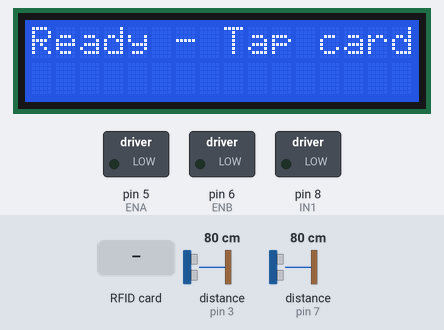
Recording of a sketch running on a simulated Arduino Uno, built with avr-gcc and run on an emulated ATmega328P. On the bench: 16×2 character LCD, switched loads named in the sketch (green lamp = pin HIGH). Wiring (inferred from the names in the program): 2 × ultrasonic range finder: trigger pin 2, echo pin 3 / trigger pin 4, echo pin 7. The inputs (shaded band) are chosen by the test bench; at power-on: distance to the obstacle (sensors on pin 3, pin 7) 80 cm. The echo pulse lasts 58.3 µs per cm; EEPROM starts erased; pins used as bus, display or sensor lines are not drawn; what the sketch prints to the serial monitor is not drawn.

Above: at 2.1 s.
2.2 s: RFID card 5E 7A 19 C4 held to the reader
At 3.2 s:
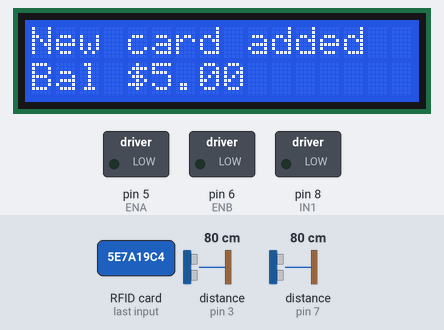
At 4.3 s:
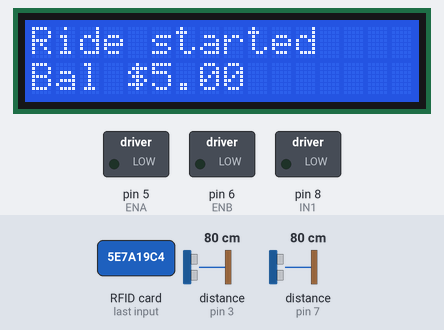
5.2 s: RFID card 5E 7A 19 C4 held to the reader
At 8.5 s:
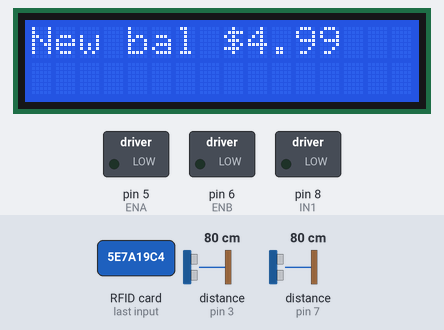
Timing chart, 0 to 10.0 s (numbered marks = the images above; inputs shaded):
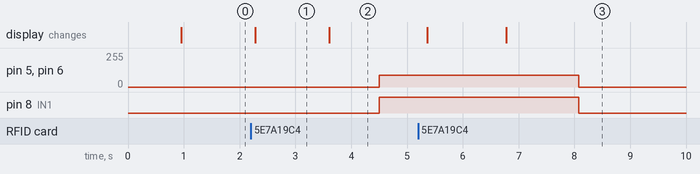

The sketch:

_SMART_TROLLY_SYSTEM_SFX.ino
```cpp
  /* Man-following kart + RFID billing system
   Hardware:
    - 2x HC-SR04 (left, right)
    - 2x DC motors with motor driver (L298N/TB6612)
    - MFRC522 RFID
    - I2C 16x2 LCD
    - Arduino Uno

   Behavior:
    - Follow person using left/right ultrasonic sensors (differential steering)
    - Tap RFID to start ride, tap again to stop and charge by time
    - Balances persisted in EEPROM
*/

#include <SPI.h>
#include <MFRC522.h>
#include <Wire.h>
#include <LiquidCrystal_I2C.h>
#include <EEPROM.h>

// ---------------- PIN CONFIG ----------------
/* Motors (example pins) */
const int ENA = 5;   // PWM left motor
const int IN1 = 8;
const int IN2 = 9;

const int ENB = 6;   // PWM right motor
const int IN3 = 10;
const int IN4 = 11;

/* Ultrasonic sensors */
const int TRIG_L = 2;
const int ECHO_L = 3;
const int TRIG_R = 4;
const int ECHO_R = 7;

/* RFID (MFRC522) */
const int RST_PIN = 9;    // change if conflicts; must not conflict with motor pins
const int SS_PIN  = 10;   // SPI SS (using D10)

// I2C LCD address (commonly 0x27 or 0x3F)
LiquidCrystal_I2C lcd(0x27, 16, 2);

// RFID object
MFRC522 mfrc522(SS_PIN, RST_PIN);

// ---------------- PARAMETERS ----------------
const long FOLLOW_DISTANCE_CM = 60; // desired distance to person (cm)
const long DIST_TOLERANCE = 12;     // hysteresis
const int MAX_SPEED = 200;          // 0..255 PWM
const int MIN_SPEED = 90;           // base speed to overcome friction
const float TURN_K = 1.7;           // proportional constant for steering

// Billing
const float RATE_PER_MIN = 0.50;    // e.g., $0.50 per minute
const float DEFAULT_BALANCE = 5.00; // default top-up when registering new card

// EEPROM mapping
// Simple schema: up to N users, each record fixed size
const int MAX_USERS = 20;
const int RECORD_SIZE = 12; // e.g. 4 bytes UID hash + 8 bytes float balance (we'll store as int cents)
const int EEPROM_BASE = 0;

// Runtime variables
unsigned long rideStartTime = 0;
bool rideActive = false;
byte activeUID[10];
int activeUIDlen = 0;

struct UserRecord {
  unsigned long uidHash;
  long balanceCents; // store cents to avoid float in EEPROM
};

// ---------------- HELPER FUNCTIONS ----------------

// Motor helpers
void setupMotors() {
  pinMode(ENA, OUTPUT);
  pinMode(IN1, OUTPUT);
  pinMode(IN2, OUTPUT);
  pinMode(ENB, OUTPUT);
  pinMode(IN3, OUTPUT);
  pinMode(IN4, OUTPUT);
  stopMotors();
}

void setLeftMotor(int speed) { // speed -255..255
  if (speed > 0) {
    digitalWrite(IN1, HIGH);
    digitalWrite(IN2, LOW);
    analogWrite(ENA, constrain(speed,0,255));
  } else if (speed < 0) {
    digitalWrite(IN1, LOW);
    digitalWrite(IN2, HIGH);
    analogWrite(ENA, constrain(-speed,0,255));
  } else {
    digitalWrite(IN1, LOW);
    digitalWrite(IN2, LOW);
    analogWrite(ENA, 0);
  }
}

void setRightMotor(int speed) {
  if (speed > 0) {
    digitalWrite(IN3, HIGH);
    digitalWrite(IN4, LOW);
    analogWrite(ENB, constrain(speed,0,255));
  } else if (speed < 0) {
    digitalWrite(IN3, LOW);
    digitalWrite(IN4, HIGH);
    analogWrite(ENB, constrain(-speed,0,255));
  } else {
    digitalWrite(IN3, LOW);
    digitalWrite(IN4, LOW);
    analogWrite(ENB, 0);
  }
}

void stopMotors() {
  setLeftMotor(0);
  setRightMotor(0);
}

// Ultrasonic helper
long readUltrasonicCM(int trigPin, int echoPin) {
  digitalWrite(trigPin, LOW);
  delayMicroseconds(2);
  digitalWrite(trigPin, HIGH);
  delayMicroseconds(10);
  digitalWrite(trigPin, LOW);
  long duration = pulseIn(echoPin, HIGH, 30000); // timeout ~30ms (approx 5m)
  if (duration == 0) return 3000; // very far (no echo)
  long cm = duration / 58; // speed of sound
  return cm;
}

// Simple uid hash (not cryptographic) to identify card
unsigned long uidToHash(byte *uid, byte uidLen) {
  unsigned long h = 1469598103934665603UL; // FNV offset (but truncated)
  for (byte i = 0; i < uidLen; i++) {
    h ^= uid[i];
    h *= 1099511628211UL;
  }
  return h;
}

// EEPROM helpers: store up to MAX_USERS records.
// address calculation
int recordAddress(int idx) {
  return EEPROM_BASE + idx * RECORD_SIZE;
}

void writeLongToEEPROM(int addr, unsigned long value) {
  for (int i=0;i<4;i++) {
    EEPROM.update(addr + i, (value >> (8*i)) & 0xFF);
  }
}
unsigned long readLongFromEEPROM(int addr) {
  unsigned long val = 0;
  for (int i=0;i<4;i++) {
    val |= ((unsigned long)EEPROM.read(addr + i)) << (8*i);
  }
  return val;
}

void writeLongLongToEEPROM(int addr, long value) {
  // store 4 bytes for cents (fits within +/-2 billion cents ~ $20 million)
  writeLongToEEPROM(addr, (unsigned long)value);
}

long readLongLongFromEEPROM(int addr) {
  return (long)readLongFromEEPROM(addr);
}

// find user by uidHash
int findUserIndex(unsigned long uidHash) {
  for (int i=0;i<MAX_USERS;i++) {
    int addr = recordAddress(i);
    unsigned long h = readLongFromEEPROM(addr);
    if (h == uidHash) return i;
  }
  return -1;
}

// create new user record at first free slot, return index or -1
int createUser(unsigned long uidHash, long initCents) {
  for (int i=0;i<MAX_USERS;i++) {
    int addr = recordAddress(i);
    unsigned long h = readLongFromEEPROM(addr);
    if (h == 0xFFFFFFFFUL || h == 0UL) { // assume empty (0 or all 0xFF)
      // write hash
      writeLongToEEPROM(addr, uidHash);
      // write balance (4 bytes next)
      writeLongLongToEEPROM(addr + 4, initCents);
      return i;
    }
  }
  return -1;
}

long getBalanceCents(int idx) {
  int addr = recordAddress(idx) + 4;
  return readLongLongFromEEPROM(addr);
}

void setBalanceCents(int idx, long cents) {
  int addr = recordAddress(idx) + 4;
  writeLongLongToEEPROM(addr, cents);
}

// ---------------- SETUP ----------------
void setup() {
  Serial.begin(115200);
  // pins
  pinMode(TRIG_L, OUTPUT);
  pinMode(ECHO_L, INPUT);
  pinMode(TRIG_R, OUTPUT);
  pinMode(ECHO_R, INPUT);

  setupMotors();
  lcd.init();
  lcd.backlight();

  // RFID init
  SPI.begin();
  mfrc522.PCD_Init();
  lcd.clear();
  lcd.print("Kart initializing");
  delay(800);
  lcd.clear();
  lcd.print("Ready - Tap card");
  Serial.println("Ready. Tap a card.");

  // If EEPROM blank, you may optionally zero it or leave as is.
  // We'll treat 0 or 0xFFFFFFFF as empty. (Default EEPROM content depends on board)
}

// ---------------- MAIN LOOP ----------------
void loop() {
  // read ultrasonics
  long dl = readUltrasonicCM(TRIG_L, ECHO_L);
  long dr = readUltrasonicCM(TRIG_R, ECHO_R);
  // debug
  //Serial.print("L:"); Serial.print(dl); Serial.print(" R:"); Serial.println(dr);

  // Follow control logic
  followControl(dl, dr);

  // Check RFID
  handleRFID();

  delay(80); // loop delay, tune as needed
}

// ---------------- FOLLOW CONTROL ----------------
void followControl(long dl, long dr) {
  // If ride isn't active, we should not move. Kart only moves during active ride.
  if (!rideActive) {
    stopMotors();
    return;
  }

  // average distance
  long avg = (dl + dr) / 2;
  long error = dl - dr; // >0 means person more to right (closer on left), so steer right

  // Decide forward/back
  int baseSpeed = 0;
  if (avg > FOLLOW_DISTANCE_CM + DIST_TOLERANCE) {
    baseSpeed = MIN_SPEED; // move forward at base speed
  } else if (avg < FOLLOW_DISTANCE_CM - DIST_TOLERANCE) {
    // too close: stop or back off
    baseSpeed = 0;
  } else {
    baseSpeed = 0; // hold
  }

  // Steering proportional
  int steer = (int)(TURN_K * error); // could be negative
  // Left motor = baseSpeed - steer; Right motor = baseSpeed + steer
  int leftSpeed = baseSpeed - steer;
  int rightSpeed = baseSpeed + steer;

  // Constrain to PWM limits
  leftSpeed = constrain(leftSpeed, -MAX_SPEED, MAX_SPEED);
  rightSpeed = constrain(rightSpeed, -MAX_SPEED, MAX_SPEED);

  // If baseSpeed is 0 but steering non-zero, you might want to pivot slightly. Here we keep stationary.
  if (baseSpeed == 0) {
    stopMotors();
  } else {
    setLeftMotor(leftSpeed);
    setRightMotor(rightSpeed);
  }
}

// ---------------- RFID / Billing ----------------
void handleRFID() {
  // Look for new card
  if ( ! mfrc522.PICC_IsNewCardPresent()) return;
  if ( ! mfrc522.PICC_ReadCardSerial()) return;

  // read UID
  byte uidLen = mfrc522.uid.size;
  byte uid[10];
  for (byte i=0;i<uidLen;i++) uid[i] = mfrc522.uid.uidByte[i];

  unsigned long h = uidToHash(uid, uidLen);
  int idx = findUserIndex(h);

  if (idx < 0) {
    // register new user with default balance
    long cents = (long)(DEFAULT_BALANCE * 100.0 + 0.5);
    idx = createUser(h, cents);
    if (idx >= 0) {
      lcd.clear();
      lcd.print("New card added");
      lcd.setCursor(0,1);
      lcd.print("Bal $"); lcd.print(DEFAULT_BALANCE, 2);
      delay(1300);
    } else {
      lcd.clear(); lcd.print("Max users full");
      delay(1000);
      return;
    }
  }

  long balCents = getBalanceCents(idx);
  float bal = balCents / 100.0;

  // if no active ride: start
  if (!rideActive) {
    // require minimum balance
    float minReq = 0.50; // require at least 50 cents to start
    if (bal < minReq) {
      lcd.clear();
      lcd.print("Insuff bal $");
      lcd.print(bal,2);
      delay(1200);
      return;
    }
    // start ride
    rideActive = true;
    rideStartTime = millis();
    memcpy(activeUID, uid, uidLen);
    activeUIDlen = uidLen;
    lcd.clear();
    lcd.print("Ride started");
    lcd.setCursor(0,1);
    lcd.print("Bal $"); lcd.print(bal,2);
    Serial.println("Ride started");
    delay(800);
  } else {
    // if ride active, check if same card to stop
    unsigned long activeHash = uidToHash(activeUID, activeUIDlen);
    if (activeHash == h) {
      // stop ride
      unsigned long t = millis();
      unsigned long dt = t - rideStartTime; // ms
      float minutes = dt / 60000.0;
      long chargeCents = (long)(minutes * RATE_PER_MIN * 100.0 + 0.5);
      if (chargeCents < 1) chargeCents = 1; // minimum 1 cent
      if (chargeCents > balCents) chargeCents = balCents; // don't go negative (optional)
      long newBal = balCents - chargeCents;
      setBalanceCents(idx, newBal);
      float newBalF = newBal / 100.0;

      // display
      lcd.clear();
      lcd.print("Ride ended");
      lcd.setCursor(0,1);
      lcd.print("Chg $"); lcd.print(char(chargeCents/100)); // we'll display nicely below

      // better display formatting
      lcd.clear();
      lcd.print("Duration:");
      lcd.print(minutes, 2);
      lcd.setCursor(0,1);
      lcd.print("Charged:$");
      lcd.print(chargeCents/100.0,2);
      delay(1400);

      lcd.clear();
      lcd.print("New bal $");
      lcd.print(newBalF,2);
      Serial.print("Ride ended. Charged $"); Serial.print(chargeCents/100.0,2);
      Serial.print(" New bal $"); Serial.println(newBalF,2);
      delay(1300);

      // reset ride state
      rideActive = false;
      activeUIDlen = 0;
      memset(activeUID,0,sizeof(activeUID));
      stopMotors();
    } else {
      // Another card tapped during an active ride
      lcd.clear();
      lcd.print("Ride active");
      lcd.setCursor(0,1);
      lcd.print("Tap same card to stop");
      delay(1200);
    }
  }

  // done with card
  mfrc522.PICC_HaltA();
  mfrc522.PCD_StopCrypto1();
}

// ---------------- END OF CODE ----------------
```

Measured:
- after the input at 2.2 s, pin 5 (ENA), pin 6 (ENB): 0/255 → 90/255 after 2.3 s; pin 8 (IN1): LOW → HIGH after 2.3 s; the display: changes after 0.08 s (image 1)
- after the input at 5.2 s, pin 5 (ENA), pin 6 (ENB): 90/255 → 0/255 after 2.9 s; pin 8 (IN1): HIGH → LOW after 2.9 s; the display: first changes after 0.16 s (image 3 shows a later state)
- what the display in image 1 shows lasts 1.3 s, from 2.3 s to 3.6 s
